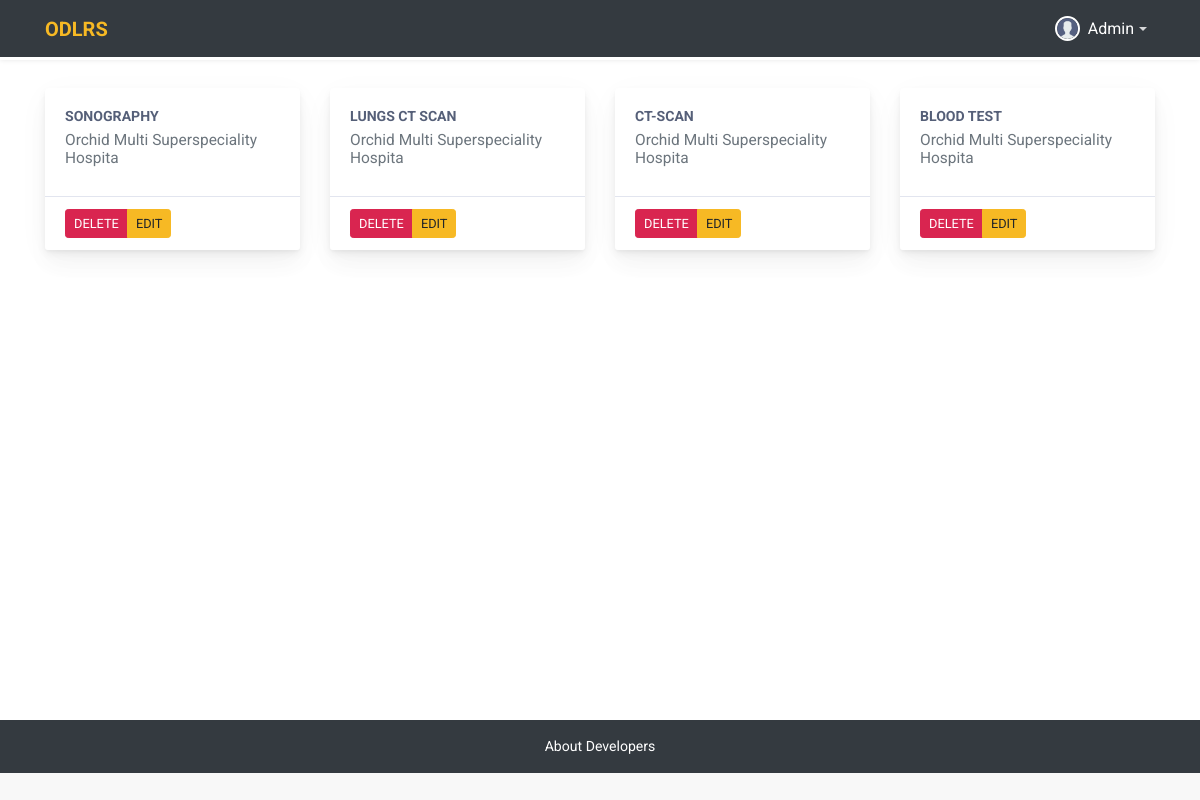
Page /filtered-categories-by-admin/mohan/ on the committed database.
### tests/models.py (models this page shows, shortened)
class TestCategory(models.Model):
    category_name = models.CharField(max_length=50)
    center = models.ForeignKey(DiagnosticCenter, on_delete=models.CASCADE, related_name='category_center',
                               null=True, blank=True)
    class Meta:
        verbose_name_plural = 'Test Categories'
        ordering = ['-id']

### diagnostic_centers/models.py (models this page shows, shortened)
class DiagnosticCenter(models.Model):
    name = models.CharField(max_length=250, blank=False)
    image = models.ImageField(default='default_center.jpg', upload_to='diagnostic_center_pics')
    email = models.EmailField(blank=True)
    contact_no = models.CharField(max_length=20, blank=False)
    website = models.CharField(max_length=100, blank=True)
    address = models.CharField(max_length=150, blank=False)
    class Meta:
        verbose_name_plural = 'Diagnostic Centers'

### tests/views.py (the view)
# urls.py: path('filtered-categories-by-admin/<username>/', filtered_categories_by_admin, name='filtered-categories-by-admin'),
def filtered_categories_by_admin(request, username=None):
    admin = DiagnosticAdmin.objects.get(username=username)
    added_categories_admin = TestCategory.objects.filter(center__center_admins=admin)
    template = 'tests/filtered_categories_admin.html'
    context = {
        'added_categories_admin': added_categories_admin,
        'admin': admin,
    }
    return render(request, template, context)

### templates/tests/filtered_categories_admin.html (shortened to what this page needs)
{% load static %}
<!DOCTYPE html>
<html lang="en">
<head>
    <link rel="stylesheet" type="text/css" href="{% static 'css/fakeLoader.min.css' %}">
    <link rel="stylesheet" type="text/css" href="{% static 'css/style.css' %}">
    <link href="{% static  'css/plugin.css' %}" rel="stylesheet">
</head>
<body class="common-">
    <nav class="navbar navbar-expand-lg navbar-dark bg-dark">
        <div class="container">
            <a class="navbar-brand text-warning" href="#"><b>ODLRS</b></a>
            <div class="collapse navbar-collapse" id="navbarSupportedContent">
                <ul class="navbar-nav ml-auto">
                    <li class="nav-item user-profile">
                        <a class="nav-link d-flex dropdown-btn" href="#">
                            <img src="{% static 'images/admin-staff.png' %}" alt="" class="rounded-circle">
                            <span class=" dropdown-toggle text-white ml-2">Admin</span>
                        </a>
                    </li>
                </ul>
            </div>
        </div>
    </nav>
    <div class="container inner-content">
        <div class="row">
            {% for category in added_categories_admin %}
            <div class="col-xs-12 col-sm-6 col-md-4 col-lg-3">
                <div class="card mb-4">
                    <div class="card-body">
                        <h5 class="card-title">{{ category.category_name }}</h5>
                        <h6 class="card-subtitle mb-2 text-muted">{{ category.center.name }}</h6>
                    </div>
                    <div class="card-footer filter-category bg-secondar text-center">
                        <div class="btn-group">
                            <a href="{% url 'tests:delete-category' category.id admin.username %}"
                                class="btn btn-danger btn-sm">DELETE
                            </a>
                            <a href="{% url 'tests:edit-category' category.id admin.username %}"
                                class="btn btn-warning btn-sm">
                                EDIT
                            </a>
                        </div>
                    </div>
                </div>
            </div>
            {% endfor %}
        </div>
    </div>
    <div class="footer bg-dark text-white text-center py-3">
        <div class="d-box px-2">
            <a class="text-white" href="{% url 'developers' %}" target="_blank" data-toggle="tooltip"
                data-placement="top" title="About Developers">About Developers</a>
        </div>
    </div>
</body>
</html>

### static/css/style.css (style rules this page uses)
* { margin: 0; padding: 0; -webkit-box-sizing: border-box; box-sizing: border-box; font-family: "Roboto", sans-serif; scroll-behavior: smooth; }
a { text-decoration: none; }
.card, .card-header, .card-footer { border: 0; }
html, body { background: #f8f8f8; }
nav.navbar { background: transparent; -webkit-box-shadow: 0 0 5px rgba(0, 0, 0, 0.1); box-shadow: 0 0 5px rgba(0, 0, 0, 0.1); position: fixed; top: 0; z-index: 99999; width: 100%; background: #328691; border-bottom: 3px solid white; }
nav.navbar ul li a { color: #fff; font-size: 16px; outline: none; }
nav.navbar .user-profile { position: relative; }
nav.navbar .user-profile img { width: 25px; height: 25px; border: 2px solid white; }
.inner-content { padding-top: 5.5rem; min-height: 90vh; }
.footer { background: #328691; position: relative; z-index: 11; }

### rows in the picture
TestCategory: category_name "SONOGRAPHY", center.name "Orchid Multi Superspeciality Hospita"
TestCategory: category_name "LUNGS CT SCAN", center.name "Orchid Multi Superspeciality Hospita"
TestCategory: category_name "CT-SCAN", center.name "Orchid Multi Superspeciality Hospita"
TestCategory: category_name "BLOOD TEST", center.name "Orchid Multi Superspeciality Hospita"
